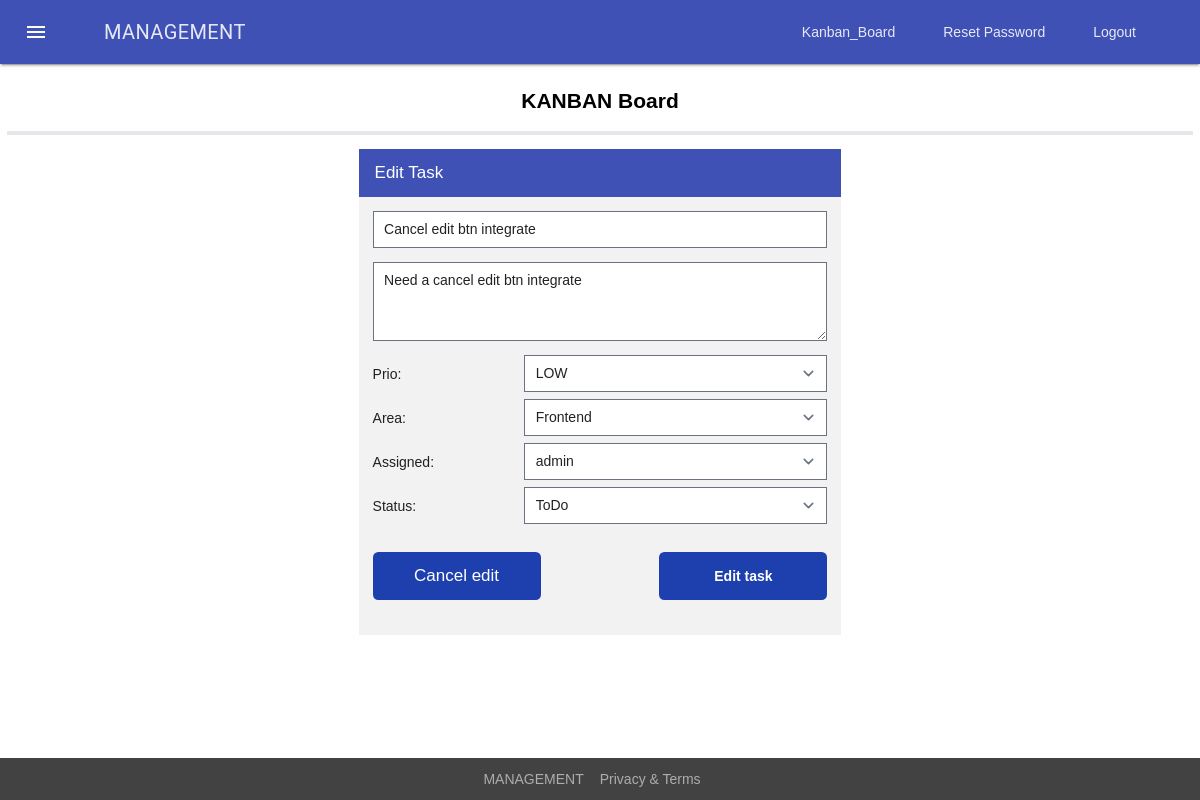
Before: /management/kanban_board/edit-task/106/ with the older database file.
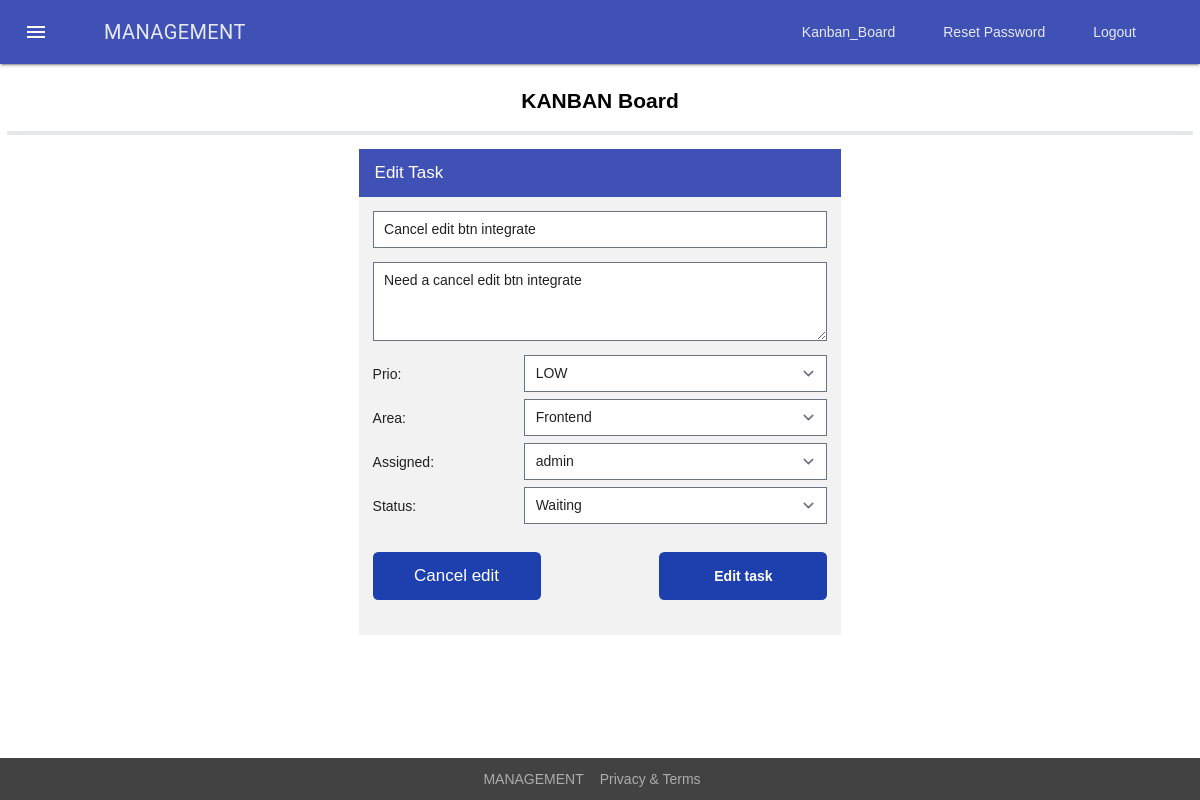
After: the same page with the newer database file.
### apps/kanban_board/models.py (models this page shows, shortened)
class Task(models.Model):
    title = models.CharField(max_length=200, default="No Title")
    description = models.CharField(max_length=400, default="No description")
    prio = models.CharField(max_length=20, choices=PRIO_CHOICES, default='Low')
    member_type = models.CharField(max_length=20, choices=MEMBER_TYPE_CHOICES, default='Frontend')
    assigned = models.ForeignKey(User, on_delete=models.PROTECT)
    status=models.CharField(max_length=20, choices=STATUS_CHOICES, default='ToDo')
    created_at = models.DateTimeField('date created')
    updated_at = models.DateTimeField('date updated')

### apps/kanban_board/views.py (the view)
# urls.py: path('edit-task/<int:task_id>/', views.edit_task, name='edit_task'),
def edit_task(request, task_id):
    userList = User.objects.all()
    id = task_id
    selectedTask = Task.objects.get(pk=id)
    user = User.objects.get(pk=selectedTask.assigned_id)
    return render(request, 'kanban_board/edit_task.html', {'editTask':selectedTask, 'users': userList, 'currentUser': user})

### templates/kanban_board/edit_task.html (shortened to what this page needs)
{% extends "base/base_template.html" %} {% block content %} {% load static %}
<link rel="stylesheet" href="{% static 'css/kanban_board_css/create_task.css' %}" />
<div class="mdl-card__title mdl-card--expand border-b-4 mb-4">
   <div class="mdl-card--border text-center w-full text-xl font-semibold">
      <a href="{% url 'index_kanban_board' %}" class="mdl-card--border text-2xl font-semibold text-black hover:text-gray-500"> KANBAN Board</a>
   </div>
</div>
<div class="flex justify-center">
   <div class="topnav">
      <a class="active w-full">Edit Task</a>
      <div id="add_Task" class="w-full flex-col items-center pt-2" style="display: flex">
         <form action={% url 'edit_task_successfully' editTask.id  %} method="post" class="w-full px-4">
            <input class="w-full my-2" type="text" name="editTitle" id="editTitle" value="{{ editTask.title }}" minlength="5" maxlength="50" required />
            <textarea
               class="w-full my-2"
               name="editDescription"
               id="editDescription"
               placeholder="Description..."
               minlength="10"
               maxlength="255"
               required
               cols="30"
               rows="3 "
            >
{{ editTask.description }}</textarea
            >
            <div class="flex justify-evenly items-center my-2">
               <label class="w-2/6" for="prio">Prio:</label>
               <select class="w-4/6" name="editPrio" id="editPrio">
                  <option selected="selected">{{ editTask.prio }}</option>
               </select>
            </div>
            <div class="flex justify-evenly items-center my-2">
               <label class="w-2/6" for="memberType">Area:</label>
               <select class="w-4/6" name="editType" id="editType" required>
                  <option selected="selected">{{ editTask.member_type }}</option>
               </select>
            </div>
            <div class="flex justify-evenly items-center my-2">
               <label class="w-2/6" for="prio">Assigned:</label>
               <select class="w-4/6" name="editAssigned" id="editAssigned">
                  <option  selected="selected">{{ currentUser }}</option>
               </select>
            </div>
            <div class="flex justify-evenly items-center my-2">
               <label class="w-2/6" for="status">Status:</label>
               <select class="w-4/6" name="editStatus" id="editStatus" required>
                  <option selected="selected">{{ editTask.status }}</option>
               </select>
            </div>
                <div class="flex justify-between mt-6 gap-x-4 mb-0">
                  <a class="w-48 text-white px-4 py-2 my-2 bg-blue-800 hover:bg-opacity-50 text-center rounded-md" href="{% url 'index_kanban_board' %}">Cancel edit</a>
               <button class="w-48 text-white px-4 py-2 my-2 bg-blue-800 hover:bg-opacity-50 font-semibold rounded-md" type="submit">Edit task</button>
            </div>
         </form>
      </div>
   </div>
</div>
{% endblock %}

Changed rows visible on the page:
changed Task "Cancel edit btn integrate": editStatus "ToDo" → "Waiting"
